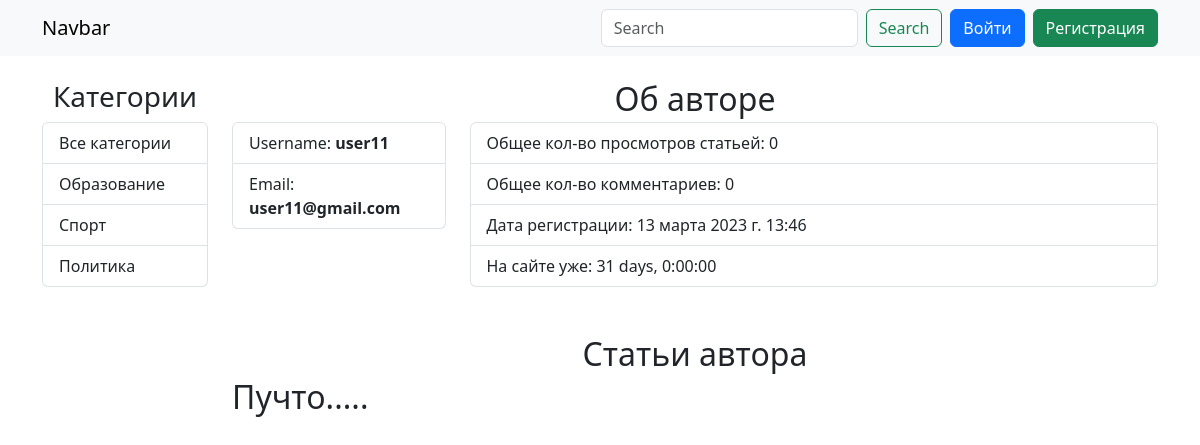
The page /profiles/user11/ on the database its author committed.
### blog_app/models.py (models this page shows)
class Category(models.Model):
    title = models.CharField(verbose_name="Название категории", max_length=150)
    def get_absolute_url(self):
        return reverse("category_posts", kwargs={"category_id": self.pk})
    def __str__(self):
        return self.title
    class Meta:
        verbose_name = "Категория"
        verbose_name_plural = "Категории"

### blog_app/views.py (the view)
# urls.py: path("profiles/<str:username>/", views.user_posts_view, name="user_posts"),
def user_posts_view(request, username):
    user = User.objects.filter(username=username).first()
    posts = Post.objects.filter(author=user)
    total_views = sum([post.views for post in posts])
    total_comments = sum([post.comments.all().count() for post in posts])
    registered_time = datetime.now().date() - user.date_joined.date()
    context = {
        "user": user,
        "posts": posts,
        "username": username,
        "total_views": total_views,
        "total_posts": posts.count(),
        "total_comments": total_comments,
        "registered_time": registered_time
    }
    return render(request, "blog_app/user_posts.html", context)

### blog_app/templatetags/custom_tags.py (called while the page is built)
@register.simple_tag()
def get_categories():
    categories = Category.objects.all()
    return categories

### blog_app/templates/blog_app/user_posts.html (shortened to what this page needs)
{% extends 'base.html' %}
{% block content %}
<div class="mb-5">
    <h2 class="text-center mb-1">Об авторе</h2>
    <div class="row">
        <div class="col-3">
            <ul class="list-group">
                <li class="list-group-item">
                    Username: <b>{{ user.username }}</b>
                </li>
                <li class="list-group-item">
                    Email: <b>{{ user.email }}</b>
                </li>
            </ul>
        </div>
        <div class="col-9">
            <div class="list-group">
                <div class="list-group-item">
                    Общее кол-во просмотров статьей: {{total_views }}
                </div>
                <div class="list-group-item">
                    Общее кол-во комментариев: {{total_comments }}
                </div>
                <div class="list-group-item">
                    Дата регистрации: {{ user.date_joined }}
                </div>
                <div class="list-group-item">
                    На сайте уже: {{ registered_time }}
                </div>
            </div>
        </div>
    </div>
</div>
<h2 class="text-center mb-1">Статьи автора</h2>
{% include 'components/_posts-row.html' %}
{% endblock content %}

### templates/base.html (shortened to what this page needs)
{% load custom_tags %}
<!doctype html>
<html lang="en">
<head>
    <link rel="stylesheet" href="https://cdn.jsdelivr.net/npm/bootstrap@5.3.0-alpha1/dist/css/bootstrap.min.css">
    <link rel="stylesheet" href="https://cdn.jsdelivr.net/npm/bootstrap-icons@1.10.2/font/bootstrap-icons.css">
</head>
<body>
{% include 'components/_header.html' %}
<main>
    <div class="container">
        <div class="row justify-content-center">
            {% if request.path != '/login/' and request.path != '/registration/' %}
            <div class="col-2">
                <h3 class="text-center">Категории</h3>
                <div class="list-group">
                    {% get_categories as categories %}
                    <a href="{% url 'home' %}" class="list-group-item list-group-item-action">Все категории</a>
                    {% for category in categories %}
                    <a href="{{ category.get_absolute_url }}" class="list-group-item list-group-item-action">
                        {{ category }}
                    </a>
                    {% endfor %}
                </div>
            </div>
            {% endif %}
            {% if request.path != '/login/' and request.path != '/registration/' %}
            <div class="col-10">
            {% else %}
            <div class="col-4">
            {% endif %}
                {% block content %}
                {% endblock content %}
                </div>
            </div>
        </div>
</main>
</body>
</html>

### rows shown on the page
Category: title "Образование"
Category: title "Спорт"
Category: title "Политика"

### other values the page prints
{{ user.username }} "user11"
{{ user.email }} "user11@gmail.com"
{{ total_views }} "0"
{{ total_comments }} "0"
{{ user.date_joined }} "13 марта 2023 г. 13:46"
